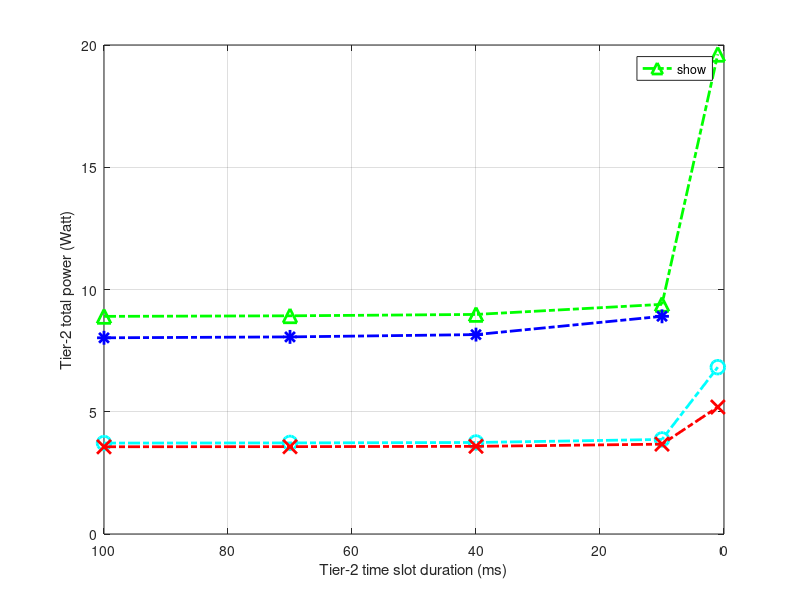

Here is the MATLAB script that generated this plot:
clc;
clear;
%N0 = 1e-14, tau = 1000~5000
%{ 
BB =         [1.5318e-05 1.3488e-05 1.2929e-05 1.2658e-05 1.2499e-05];
maxSNR =     [1.6811e-05 1.4850e-05 1.4250e-05 1.3959e-05 1.3787e-05];
maxSumRate = [3.3757e-05 3.1248e-05 3.0454e-05 3.0065e-05 2.9834e-05];
greedyPhy =  [1.5268e-05 1.3466e-05 1.2915e-05 1.2648e-05 1.2491e-05];

tier2Time = [10 20 30 40 50]; %s
%}

%N0 = 1e-16, tau = 50~100
BB =        fliplr( [5.1921 3.6745 3.5853 3.5729 3.5679] );
maxSNR =    fliplr( [19.6194 9.3930 8.9801 8.9237 8.9013] );
maxEntropy = fliplr( [inf 8.9037 8.1554 8.0616 8.0248] );
greedyPhy = fliplr( [6.8227 3.8674 3.7426 3.7255 3.7187] );

tier2Time = fliplr( [1 10 40 70 100] ); %ms

%plot(xaxis, baselineClusterTier1Power, 'x-.','LineWidth',2,'Color','b','DisplayName',str_baseline ); hold on;
plot(tier2Time,maxSNR,'^-.','LineWidth',2,'DisplayName','Max SNR','Color','g','MarkerSize',10); hold on;
plot(tier2Time,maxEntropy,'*-.','LineWidth',2,'DisplayName','Max entropy','Color','b','MarkerSize',10); hold on;
plot(tier2Time,greedyPhy,'o-.','LineWidth',2,'DisplayName','Greedy physical','Color','c','MarkerSize',10);
plot(tier2Time,BB,'x-.','LineWidth',2,'DisplayName','Branch and bound','Color','r','MarkerSize',10); hold on;
%marker1 = scatter(xMarker,yMarker,'ro');
%set(marker1, 'sizedata', 50);
%set(get(get(marker1,'Annotation'),'LegendInformation'),'IconDisplayStyle','off');
set(gca,'XDir','reverse');
ylabel('Tier-2 total power (Watt)');
xlabel('Tier-2 time slot duration (ms)');
legend('show','location','best');
%axis([0 5 -inf inf]);
grid on;